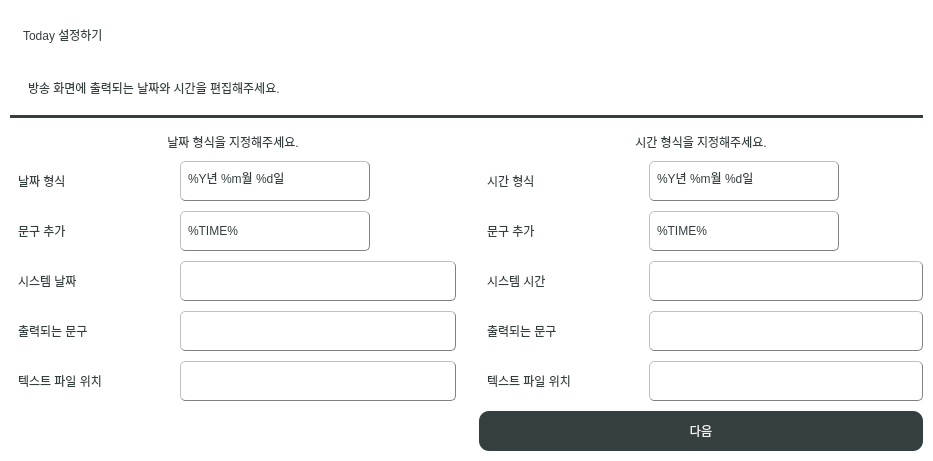
         <widget class="QFrame" name="verticalFrame_9">
          <property name="styleSheet">
           <string notr="true">QFrame{
	border-radius: 15px;
	background-color: white;
}</string>
          </property>
          <layout class="QVBoxLayout" name="tab_main_ly_2" stretch="5,1,15">
           <property name="spacing">
            <number>5</number>
           </property>
           <property name="leftMargin">
            <number>10</number>
           </property>
           <property name="topMargin">
            <number>10</number>
           </property>
           <property name="rightMargin">
            <number>10</number>
           </property>
           <property name="bottomMargin">
            <number>10</number>
           </property>
           <item>
            <layout class="QHBoxLayout" name="horizontalLayout_32" stretch="8,0">
             <property name="spacing">
              <number>10</number>
             </property>
             <item>
              <layout class="QVBoxLayout" name="verticalLayout_16">
               <item>
                <widget class="QLabel" name="label_42">
                 <property name="styleSheet">
                  <string notr="true">padding-top:5px;
padding-left:10px;
font: 30px &quot;나눔스퀘어_ac ExtraBold&quot;;
color :   #353F40;</string>
                 </property>
                 <property name="text">
                  <string>Today 설정하기</string>
                 </property>
                </widget>
               </item>
               <item>
                <widget class="QLabel" name="label_54">
                 <property name="styleSheet">
                  <string notr="true">padding-left:15px;
font: 20px &quot;나눔스퀘어_ac Bold&quot;;
color :   #353F40;</string>
                 </property>
                 <property name="text">
                  <string>방송 화면에 출력되는 날짜와 시간을 편집해주세요.</string>
                 </property>
                </widget>
               </item>
              </layout>
             </item>
             <item>
              <layout class="QVBoxLayout" name="verticalLayout_17">
               <property name="spacing">
                <number>0</number>
               </property>
               <property name="leftMargin">
                <number>10</number>
               </property>
               <property name="topMargin">
                <number>10</number>
               </property>
               <property name="rightMargin">
                <number>10</number>
               </property>
               <property name="bottomMargin">
                <number>10</number>
               </property>
               <item>
                <widget class="QLabel" name="label_55">
                 <property name="minimumSize">
                  <size>
                   <width>80</width>
                   <height>80</height>
                  </size>
                 </property>
                 <property name="maximumSize">
                  <size>
                   <width>80</width>
                   <height>80</height>
                  </size>
                 </property>
                 <property name="text">
                  <string/>
                 </property>
                 <property name="pixmap">
                  <pixmap resource="../icon/icon.qrc">:/icon/clock.png</pixmap>
                 </property>
                 <property name="scaledContents">
                  <bool>true</bool>
                 </property>
                </widget>
               </item>
              </layout>
             </item>
            </layout>
           </item>
           <item>
            <widget class="Line" name="line_8">
             <property name="styleSheet">
              <string notr="true">
background-color: #353F40;</string>
             </property>
             <property name="frameShadow">
              <enum>QFrame::Plain</enum>
             </property>
             <property name="lineWidth">
              <number>1</number>
             </property>
             <property name="orientation">
              <enum>Qt::Horizontal</enum>
             </property>
            </widget>
           </item>
           <item>
            <layout class="QHBoxLayout" name="horizontalLayout_33" stretch="5,1,5">
             <property name="spacing">
              <number>10</number>
             </property>
             <item>
              <layout class="QVBoxLayout" name="verticalLayout_18" stretch="1,9,1">
               <property name="spacing">
                <number>10</number>
               </property>
               <property name="topMargin">
                <number>10</number>
               </property>
               <item>
                <widget class="QLabel" name="label_56">
                 <property name="styleSheet">
                  <string notr="true">font: 17px &quot;나눔스퀘어_ac Bold&quot;;
color :   #353F40;</string>
                 </property>
                 <property name="text">
                  <string>날짜 형식을 지정해주세요.</string>
                 </property>
                 <property name="alignment">
                  <set>Qt::AlignCenter</set>
                 </property>
                </widget>
               </item>
               <item>
                <layout class="QGridLayout" name="gridLayout_34">
                 <property name="sizeConstraint">
                  <enum>QLayout::SetMaximumSize</enum>
                 </property>
                 <property name="spacing">
                  <number>10</number>
                 </property>
                 <item row="0" column="0">
                  <widget class="QLabel" name="label_57">
                   <property name="minimumSize">
                    <size>
                     <width>160</width>
                     <height>40</height>
                    </size>
                   </property>
                   <property name="maximumSize">
                    <size>
                     <width>160</width>
                     <height>40</height>
                    </size>
                   </property>
                   <property name="styleSheet">
                    <string notr="true">padding: 5px;
font: 20px &quot;나눔스퀘어_ac ExtraBold&quot;;
color :#353F40;</string>
                   </property>
                   <property name="text">
                    <string>날짜 형식</string>
                   </property>
                  </widget>
                 </item>
                 <item row="2" column="0">
                  <widget class="QLabel" name="label_58">
                   <property name="minimumSize">
                    <size>
                     <width>160</width>
                     <height>40</height>
                    </size>
                   </property>
                   <property name="maximumSize">
                    <size>
                     <width>160</width>
                     <height>40</height>
                    </size>
                   </property>
                   <property name="styleSheet">
                    <string notr="true">padding: 5px;
font: 20px &quot;나눔스퀘어_ac ExtraBold&quot;;
color :#353F40;</string>
                   </property>
                   <property name="text">
                    <string>시스템 날짜</string>
                   </property>
                  </widget>
                 </item>
                 <item row="1" column="2">
                  <layout class="QHBoxLayout" name="horizontalLayout_34">
                   <property name="spacing">
                    <number>0</number>
                   </property>
                   <item>
                    <widget class="QPushButton" name="date_output_string_reset">
                     <property name="minimumSize">
                      <size>
                       <width>40</width>
                       <height>40</height>
                      </size>
                     </property>
                     <property name="maximumSize">
                      <size>
                       <width>40</width>
                       <height>40</height>
                      </size>
                     </property>
                     <property name="styleSheet">
                      <string notr="true">QPushButton {
	image: url(:/icon/refresh);
	border: 0px;
 }
 QPushButton:pressed {
	image: url(:/icon/refresh_h);
	border: 0px;
 }
 QPushButton:hover {
	image: url(:/icon/refresh_h);
	border: 0px;
 }
 QPushButton:release {
	image: url(:/icon/refresh);
	border: 1px;
 }</string>
                     </property>
                     <property name="text">
                      <string/>
                     </property>
                    </widget>
                   </item>
                  </layout>
                 </item>
                 <item row="4" column="1" colspan="2">
                  <widget class="QLineEdit" name="date_path">
                   <property name="minimumSize">
                    <size>
                     <width>276</width>
                     <height>40</height>
                    </size>
                   </property>
                   <property name="maximumSize">
                    <size>
                     <width>276</width>
                     <height>40</height>
                    </size>
                   </property>
                   <property name="styleSheet">
                    <string notr="true">padding: 5px;
font: 17px &quot;나눔스퀘어_ac Bold&quot;;
color :#353F40;
border-style: outset;
border-width: 1px;
border-color: gray;
border-radius: 5px;</string>
                   </property>
                   <property name="readOnly">
                    <bool>true</bool>
                   </property>
                  </widget>
                 </item>
                 <item row="0" column="1">
                  <widget class="QLineEdit" name="date_output_format">
                   <property name="minimumSize">
                    <size>
                     <width>190</width>
                     <height>40</height>
                    </size>
                   </property>
                   <property name="maximumSize">
                    <size>
                     <width>190</width>
                     <height>40</height>
                    </size>
                   </property>
                   <property name="styleSheet">
                    <string notr="true">padding: 5px;
font: 17px &quot;나눔스퀘어_ac Bold&quot;;
color :#353F40;
border-style: outset;
border-width: 1px;
border-color: gray;
border-radius: 5px;</string>
                   </property>
                   <property name="text">
                    <string>%Y년 %m월 %d일</string>
                   </property>
                  </widget>
                 </item>
                 <item row="1" column="1">
                  <widget class="QLineEdit" name="date_output_string">
                   <property name="minimumSize">
                    <size>
                     <width>190</width>
                     <height>40</height>
                    </size>
                   </property>
                   <property name="maximumSize">
                    <size>
                     <width>190</width>
                     <height>40</height>
                    </size>
                   </property>
                   <property name="styleSheet">
                    <string notr="true">padding: 5px;
font: 17px &quot;나눔스퀘어_ac Bold&quot;;
color :#353F40;
border-style: outset;
border-width: 1px;
border-color: gray;
border-radius: 5px;</string>
                   </property>
                   <property name="text">
                    <string>%TIME% </string>
                   </property>
                  </widget>
                 </item>
                 <item row="0" column="2">
                  <layout class="QHBoxLayout" name="horizontalLayout_35">
                   <property name="spacing">
                    <number>0</number>
                   </property>
                   <item>
                    <widget class="QPushButton" name="date_output_format_reset">
                     <property name="minimumSize">
                      <size>
                       <width>40</width>
                       <height>40</height>
                      </size>
                     </property>
                     <property name="maximumSize">
                      <size>
                       <width>40</width>
                       <height>40</height>
                      </size>
                     </property>
                     <property name="styleSheet">
                      <string notr="true">QPushButton {
	image: url(:/icon/refresh);
	border: 0px;
 }
 QPushButton:pressed {
	image: url(:/icon/refresh_h);
	border: 0px;
 }
 QPushButton:hover {
	image: url(:/icon/refresh_h);
	border: 0px;
 }
 QPushButton:release {
	image: url(:/icon/refresh);
	border: 1px;
 }</string>
                     </property>
                     <property name="text">
                      <string/>
                     </property>
                    </widget>
                   </item>
                  </layout>
                 </item>
                 <item row="3" column="0">
                  <widget class="QLabel" name="label_59">
                   <property name="minimumSize">
                    <size>
                     <width>160</width>
                     <height>40</height>
                    </size>
                   </property>
                   <property name="maximumSize">
                    <size>
                     <width>160</width>
                     <height>40</height>
                    </size>
                   </property>
                   <property name="styleSheet">
                    <string notr="true">padding: 5px;
font: 20px &quot;나눔스퀘어_ac ExtraBold&quot;;
color :#353F40;</string>
                   </property>
                   <property name="text">
                    <string>출력되는 문구</string>
                   </property>
                  </widget>
                 </item>
                 <item row="4" column="0">
                  <widget class="QLabel" name="label_60">
                   <property name="minimumSize">
                    <size>
                     <width>160</width>
                     <height>40</height>
                    </size>
                   </property>
                   <property name="maximumSize">
                    <size>
                     <width>160</width>
                     <height>40</height>
                    </size>
                   </property>
                   <property name="styleSheet">
                    <string notr="true">padding: 5px;
font: 20px &quot;나눔스퀘어_ac ExtraBold&quot;;
color :#353F40;</string>
                   </property>
                   <property name="text">
                    <string>텍스트 파일 위치</string>
                   </property>
                  </widget>
                 </item>
                 <item row="1" column="0">
                  <widget class="QLabel" name="label_61">
                   <property name="minimumSize">
                    <size>
                     <width>160</width>
                     <height>40</height>
                    </size>
                   </property>
                   <property name="maximumSize">
                    <size>
                     <width>160</width>
                     <height>40</height>
                    </size>
                   </property>
                   <property name="styleSheet">
                    <string notr="true">padding: 5px;
font: 20px &quot;나눔스퀘어_ac ExtraBold&quot;;
color :#353F40;</string>
                   </property>
                   <property name="text">
                    <string>문구 추가</string>
                   </property>
                  </widget>
                 </item>
                 <item row="3" column="1" colspan="2">
                  <widget class="QLineEdit" name="date_output_live">
                   <property name="minimumSize">
                    <size>
                     <width>276</width>
                     <height>40</height>
                    </size>
                   </property>
                   <property name="maximumSize">
                    <size>
                     <width>276</width>
                     <height>40</height>
                    </size>
                   </property>
                   <property name="styleSheet">
                    <string notr="true">padding: 5px;
font: 17px &quot;나눔스퀘어_ac Bold&quot;;
color :#353F40;
border-style: outset;
border-width: 1px;
border-color: gray;
border-radius: 5px;</string>
                   </property>
                   <property name="readOnly">
                    <bool>true</bool>
                   </property>
                  </widget>
                 </item>
                 <item row="2" column="1" colspan="2">
                  <widget class="QLineEdit" name="date_pc">
                   <property name="minimumSize">
                    <size>
                     <width>276</width>
                     <height>40</height>
                    </size>
                   </property>
                   <property name="maximumSize">
                    <size>
                     <width>276</width>
                     <height>40</height>
                    </size>
                   </property>
                   <property name="styleSheet">
                    <string notr="true">padding: 5px;
font: 17px &quot;나눔스퀘어_ac Bold&quot;;
color :#353F40;
border-style: outset;
border-width: 1px;
border-color: gray;
border-radius: 5px;</string>
                   </property>
                   <property name="readOnly">
                    <bool>true</bool>
                   </property>
                  </widget>
                 </item>
                </layout>
               </item>
               <item>
                <widget class="QLabel" name="clabel_1">
                 <property name="minimumSize">
                  <size>
                   <width>0</width>
                   <height>40</height>
                  </size>
                 </property>
                 <property name="maximumSize">
                  <size>
                   <width>16777215</width>
                   <height>40</height>
                  </size>
                 </property>
                 <property name="styleSheet">
                  <string notr="true">padding: 10px;
font:17px &quot;나눔스퀘어_ac Bold&quot;;
color :   rgb(255, 74, 29)</string>
                 </property>
                 <property name="text">
                  <string/>
                 </property>
                 <property name="alignment">
                  <set>Qt::AlignCenter</set>
                 </property>
                </widget>
               </item>
              </layout>
             </item>
             <item>
              <widget class="Line" name="line_2">
               <property name="styleSheet">
                <string notr="true"/>
               </property>
               <property name="frameShadow">
                <enum>QFrame::Plain</enum>
               </property>
               <property name="lineWidth">
                <number>0</number>
               </property>
               <property name="orientation">
                <enum>Qt::Vertical</enum>
               </property>
              </widget>
             </item>
             <item>
              <layout class="QVBoxLayout" name="verticalLayout_19" stretch="1,9,1">
               <property name="spacing">
                <number>10</number>
               </property>
               <property name="topMargin">
                <number>10</number>
               </property>
               <property name="rightMargin">
                <number>0</number>
               </property>
               <item>
                <widget class="QLabel" name="label_62">
                 <property name="styleSheet">
                  <string notr="true">font: 17px &quot;나눔스퀘어_ac Bold&quot;;
color :   #353F40;</string>
                 </property>
                 <property name="text">
                  <string>시간 형식을 지정해주세요.</string>
                 </property>
                 <property name="alignment">
                  <set>Qt::AlignCenter</set>
                 </property>
                </widget>
               </item>
               <item>
                <layout class="QGridLayout" name="gridLayout_35">
                 <item row="0" column="0">
                  <layout class="QGridLayout" name="gridLayout_36">
                   <property name="sizeConstraint">
                    <enum>QLayout::SetMaximumSize</enum>
                   </property>
                   <property name="spacing">
                    <number>10</number>
                   </property>
                   <item row="0" column="0">
                    <widget class="QLabel" name="label_63">
                     <property name="minimumSize">
                      <size>
                       <width>160</width>
                       <height>40</height>
                      </size>
                     </property>
                     <property name="maximumSize">
                      <size>
                       <width>160</width>
                       <height>40</height>
                      </size>
                     </property>
                     <property name="styleSheet">
                      <string notr="true">padding: 5px;
font: 20px &quot;나눔스퀘어_ac ExtraBold&quot;;
color :#353F40;</string>
                     </property>
                     <property name="text">
                      <string>시간 형식</string>
                     </property>
                    </widget>
                   </item>
                   <item row="2" column="0">
                    <widget class="QLabel" name="label_64">
                     <property name="minimumSize">
                      <size>
                       <width>160</width>
                       <height>40</height>
                      </size>
                     </property>
                     <property name="maximumSize">
                      <size>
                       <width>160</width>
                       <height>40</height>
                      </size>
                     </property>
                     <property name="styleSheet">
                      <string notr="true">padding: 5px;
font: 20px &quot;나눔스퀘어_ac ExtraBold&quot;;
color :#353F40;</string>
                     </property>
                     <property name="text">
                      <string>시스템 시간</string>
                     </property>
                    </widget>
                   </item>
                   <item row="1" column="2">
                    <layout class="QHBoxLayout" name="horizontalLayout_36">
                     <property name="spacing">
                      <number>0</number>
                     </property>
                     <item>
                      <widget class="QPushButton" name="time_output_string_reset">
                       <property name="minimumSize">
                        <size>
                         <width>40</width>
                         <height>40</height>
                        </size>
                       </property>
                       <property name="maximumSize">
                        <size>
                         <width>40</width>
                         <height>40</height>
                        </size>
                       </property>
                       <property name="styleSheet">
                        <string notr="true">QPushButton {
	image: url(:/icon/refresh);
	border: 0px;
 }
 QPushButton:pressed {
	image: url(:/icon/refresh_h);
	border: 0px;
 }
 QPushButton:hover {
	image: url(:/icon/refresh_h);
	border: 0px;
 }
 QPushButton:release {
	image: url(:/icon/refresh);
	border: 1px;
 }</string>
                       </property>
                       <property name="text">
                        <string/>
                       </property>
                      </widget>
                     </item>
                    </layout>
                   </item>
                   <item row="4" column="1" colspan="2">
                    <widget class="QLineEdit" name="time_path">
                     <property name="minimumSize">
                      <size>
                       <width>274</width>
                       <height>40</height>
                      </size>
                     </property>
                     <property name="maximumSize">
                      <size>
                       <width>274</width>
                       <height>40</height>
                      </size>
                     </property>
                     <property name="styleSheet">
                      <string notr="true">padding: 5px;
font: 17px &quot;나눔스퀘어_ac Bold&quot;;
color :#353F40;
border-style: outset;
border-width: 1px;
border-color: gray;
border-radius: 5px;</string>
                     </property>
                     <property name="readOnly">
                      <bool>true</bool>
                     </property>
                    </widget>
                   </item>
                   <item row="0" column="1">
                    <widget class="QLineEdit" name="time_output_format">
                     <property name="minimumSize">
                      <size>
                       <width>190</width>
                       <height>40</height>
                      </size>
                     </property>
                     <property name="maximumSize">
                      <size>
                       <width>190</width>
                       <height>40</height>
                      </size>
                     </property>
                     <property name="styleSheet">
                      <string notr="true">padding: 5px;
font: 17px &quot;나눔스퀘어_ac Bold&quot;;
color :#353F40;
border-style: outset;
border-width: 1px;
border-color: gray;
border-radius: 5px;</string>
                     </property>
                     <property name="text">
                      <string>%Y년 %m월 %d일</string>
                     </property>
                    </widget>
                   </item>
                   <item row="1" column="1">
                    <widget class="QLineEdit" name="time_output_string">
                     <property name="minimumSize">
                      <size>
                       <width>190</width>
                       <height>40</height>
                      </size>
                     </property>
                     <property name="maximumSize">
                      <size>
                       <width>190</width>
                       <height>40</height>
                      </size>
                     </property>
                     <property name="styleSheet">
                      <string notr="true">padding: 5px;
font: 17px &quot;나눔스퀘어_ac Bold&quot;;
color :#353F40;
border-style: outset;
border-width: 1px;
border-color: gray;
border-radius: 5px;</string>
                     </property>
                     <property name="text">
                      <string>%TIME% </string>
                     </property>
                    </widget>
                   </item>
                   <item row="0" column="2">
                    <layout class="QHBoxLayout" name="horizontalLayout_37">
                     <property name="spacing">
                      <number>0</number>
                     </property>
                     <item>
                      <widget class="QPushButton" name="time_output_format_reset">
                       <property name="minimumSize">
                        <size>
                         <width>40</width>
                         <height>40</height>
                        </size>
                       </property>
                       <property name="maximumSize">
                        <size>
                         <width>40</width>
                         <height>40</height>
                        </size>
                       </property>
                       <property name="styleSheet">
                        <string notr="true">QPushButton {
	image: url(:/icon/refresh);
	border: 0px;
 }
 QPushButton:pressed {
	image: url(:/icon/refresh_h);
	border: 0px;
 }
 QPushButton:hover {
	image: url(:/icon/refresh_h);
	border: 0px;
 }
 QPushButton:release {
	image: url(:/icon/refresh);
	border: 1px;
 }</string>
                       </property>
                       <property name="text">
                        <string/>
                       </property>
                      </widget>
                     </item>
                    </layout>
                   </item>
                   <item row="3" column="0">
                    <widget class="QLabel" name="label_65">
                     <property name="minimumSize">
                      <size>
                       <width>160</width>
                       <height>40</height>
                      </size>
                     </property>
                     <property name="maximumSize">
                      <size>
                       <width>160</width>
                       <height>40</height>
                      </size>
                     </property>
                     <property name="styleSheet">
                      <string notr="true">padding: 5px;
font: 20px &quot;나눔스퀘어_ac ExtraBold&quot;;
color :#353F40;</string>
                     </property>
                     <property name="text">
                      <string>출력되는 문구</string>
                     </property>
                    </widget>
                   </item>
                   <item row="4" column="0">
                    <widget class="QLabel" name="label_66">
                     <property name="minimumSize">
                      <size>
                       <width>160</width>
                       <height>40</height>
                      </size>
                     </property>
                     <property name="maximumSize">
                      <size>
                       <width>160</width>
                       <height>40</height>
                      </size>
                     </property>
                     <property name="styleSheet">
                      <string notr="true">padding: 5px;
font: 20px &quot;나눔스퀘어_ac ExtraBold&quot;;
color :#353F40;</string>
                     </property>
                     <property name="text">
                      <string>텍스트 파일 위치</string>
                     </property>
                    </widget>
                   </item>
                   <item row="1" column="0">
                    <widget class="QLabel" name="label_67">
                     <property name="minimumSize">
                      <size>
                       <width>160</width>
                       <height>40</height>
                      </size>
                     </property>
                     <property name="maximumSize">
                      <size>
                       <width>160</width>
                       <height>40</height>
                      </size>
                     </property>
                     <property name="styleSheet">
                      <string notr="true">padding: 5px;
font: 20px &quot;나눔스퀘어_ac ExtraBold&quot;;
color :#353F40;</string>
                     </property>
                     <property name="text">
                      <string>문구 추가</string>
                     </property>
                    </widget>
                   </item>
                   <item row="3" column="1" colspan="2">
                    <widget class="QLineEdit" name="time_output_live">
                     <property name="minimumSize">
                      <size>
                       <width>274</width>
                       <height>40</height>
                      </size>
                     </property>
                     <property name="maximumSize">
                      <size>
                       <width>274</width>
                       <height>40</height>
                      </size>
                     </property>
                     <property name="styleSheet">
                      <string notr="true">padding: 5px;
font: 17px &quot;나눔스퀘어_ac Bold&quot;;
color :#353F40;
border-style: outset;
border-width: 1px;
border-color: gray;
border-radius: 5px;</string>
                     </property>
                     <property name="readOnly">
                      <bool>true</bool>
                     </property>
                    </widget>
                   </item>
                   <item row="2" column="1" colspan="2">
                    <widget class="QLineEdit" name="time_pc">
                     <property name="minimumSize">
                      <size>
                       <width>274</width>
                       <height>40</height>
                      </size>
                     </property>
                     <property name="maximumSize">
                      <size>
                       <width>274</width>
                       <height>40</height>
                      </size>
                     </property>
                     <property name="styleSheet">
                      <string notr="true">padding: 5px;
font: 17px &quot;나눔스퀘어_ac Bold&quot;;
color :#353F40;
border-style: outset;
border-width: 1px;
border-color: gray;
border-radius: 5px;</string>
                     </property>
                     <property name="readOnly">
                      <bool>true</bool>
                     </property>
                    </widget>
                   </item>
                  </layout>
                 </item>
                </layout>
               </item>
               <item>
                <widget class="QPushButton" name="next1">
                 <property name="minimumSize">
                  <size>
                   <width>0</width>
                   <height>40</height>
                  </size>
                 </property>
                 <property name="maximumSize">
                  <size>
                   <width>16777215</width>
                   <height>40</height>
                  </size>
                 </property>
                 <property name="styleSheet">
                  <string notr="true">QPushButton
{
	color: #F2F1EF;
	font: 20px &quot;나눔스퀘어_ac Bold&quot;;
	background-color:#353F40;
	border : None;
	border-radius : 10px;
}

QPushButton::hover
{
	color: #F2F1EF;
	font: 20px &quot;나눔스퀘어_ac Bold&quot;;
	background-color:#000000;
	border :solid;
}</string>
                 </property>
                 <property name="text">
                  <string>다음</string>
                 </property>
                </widget>
               </item>
              </layout>
             </item>
            </layout>
           </item>
          </layout>
         </widget>
